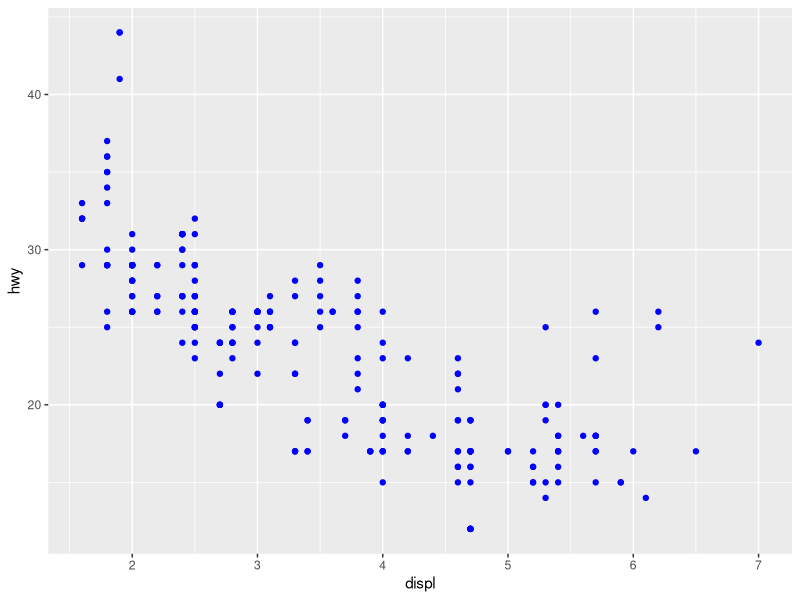
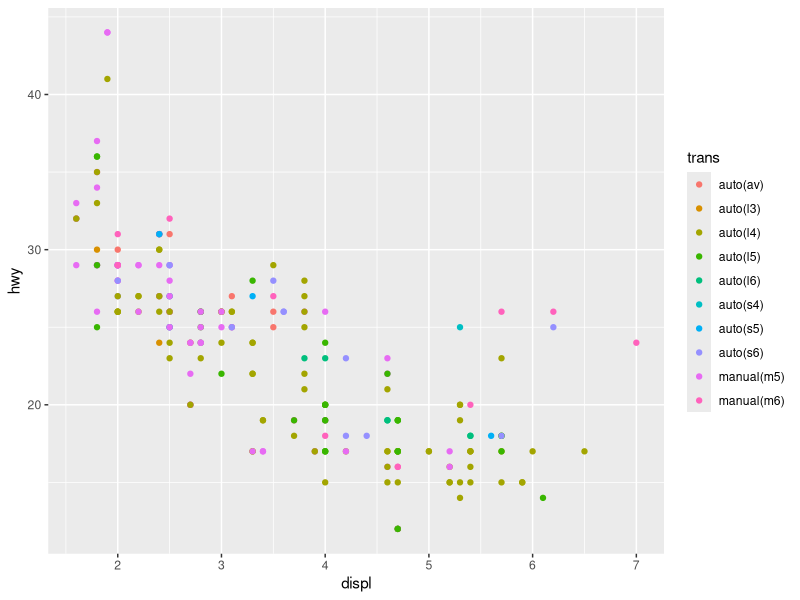
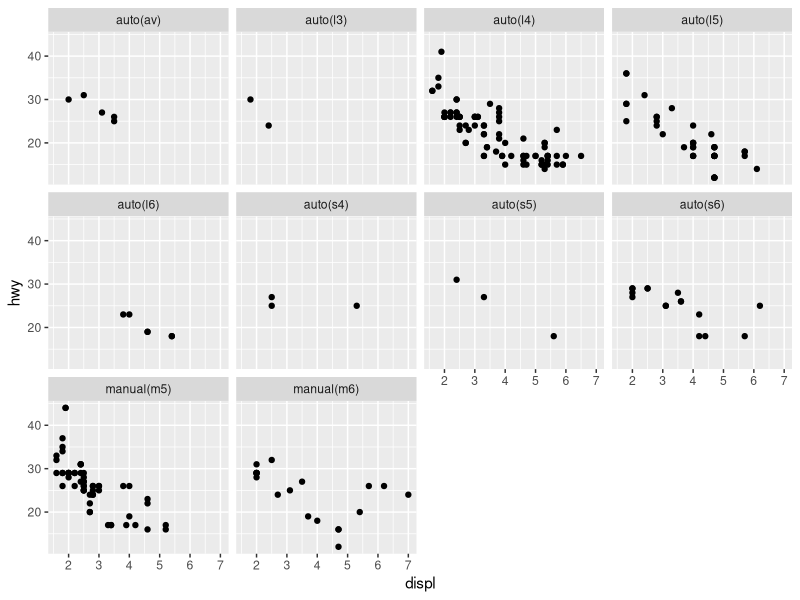
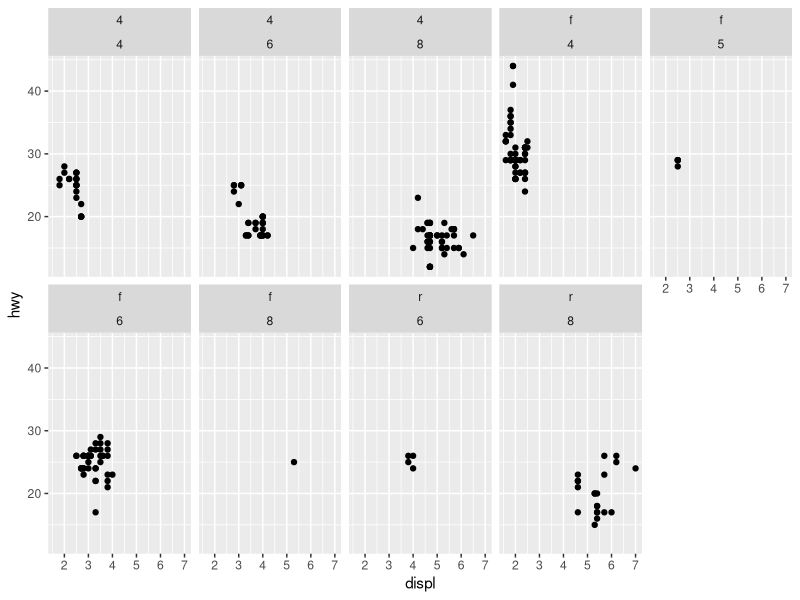

Write R code to recreate these figures, in order.
install.packages('tidyverse')
install.packages('lifecycle')
install.packages('tidyselect')

library(tidyverse)

mpg

ggplot(data=mpg)+geom_point(mapping = aes(x=displ,y=hwy),color='blue')
ggplot(data=mpg)+geom_point(mapping = aes(x=displ,y=hwy,color=trans))
ggplot(data=mpg)+geom_point(mapping = aes(x=displ,y=hwy))+
  facet_wrap(~trans,nrow=3)
ggplot(data=mpg)+geom_point(mapping = aes(x=displ,y=hwy))+
  facet_wrap(drv~cyl,nrow=2)
